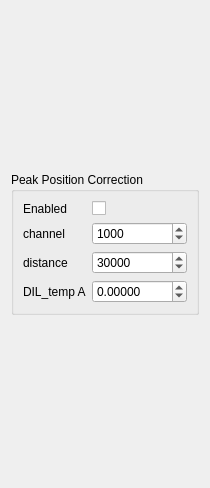
<?xml version="1.0" encoding="UTF-8"?>
<ui version="4.0">
 <class>Form</class>
 <widget class="QWidget" name="Form">
  <property name="geometry">
   <rect>
    <x>0</x>
    <y>0</y>
    <width>191</width>
    <height>488</height>
   </rect>
  </property>
  <property name="sizePolicy">
   <sizepolicy hsizetype="Preferred" vsizetype="Preferred">
    <horstretch>0</horstretch>
    <verstretch>0</verstretch>
   </sizepolicy>
  </property>
  <property name="windowTitle">
   <string>Form</string>
  </property>
  <layout class="QGridLayout" name="gridLayout">
   <item row="0" column="0">
    <widget class="QGroupBox" name="groupBox">
     <property name="sizePolicy">
      <sizepolicy hsizetype="Preferred" vsizetype="Maximum">
       <horstretch>0</horstretch>
       <verstretch>0</verstretch>
      </sizepolicy>
     </property>
     <property name="title">
      <string>Peak Position Correction</string>
     </property>
     <layout class="QGridLayout" name="gridLayout_2">
      <item row="2" column="0">
       <widget class="QLabel" name="label">
        <property name="text">
         <string>channel</string>
        </property>
       </widget>
      </item>
      <item row="2" column="1">
       <widget class="QSpinBox" name="channel">
        <property name="maximum">
         <number>65000</number>
        </property>
        <property name="singleStep">
         <number>100</number>
        </property>
        <property name="value">
         <number>1000</number>
        </property>
       </widget>
      </item>
      <item row="3" column="0">
       <widget class="QLabel" name="label_2">
        <property name="text">
         <string>distance</string>
        </property>
       </widget>
      </item>
      <item row="3" column="1">
       <widget class="QSpinBox" name="distance">
        <property name="maximum">
         <number>130000</number>
        </property>
        <property name="singleStep">
         <number>500</number>
        </property>
        <property name="value">
         <number>30000</number>
        </property>
       </widget>
      </item>
      <item row="4" column="0">
       <widget class="QLabel" name="label_3">
        <property name="text">
         <string>DIL_temp A</string>
        </property>
       </widget>
      </item>
      <item row="4" column="1">
       <widget class="QDoubleSpinBox" name="A">
        <property name="decimals">
         <number>5</number>
        </property>
        <property name="minimum">
         <double>-1000.000000000000000</double>
        </property>
        <property name="maximum">
         <double>1000.000000000000000</double>
        </property>
        <property name="singleStep">
         <double>0.001000000000000</double>
        </property>
       </widget>
      </item>
      <item row="1" column="1">
       <widget class="QCheckBox" name="enabled">
        <property name="text">
         <string/>
        </property>
       </widget>
      </item>
      <item row="1" column="0">
       <widget class="QLabel" name="label_4">
        <property name="text">
         <string>Enabled</string>
        </property>
       </widget>
      </item>
     </layout>
    </widget>
   </item>
  </layout>
 </widget>
 <resources/>
 <connections/>
</ui>
